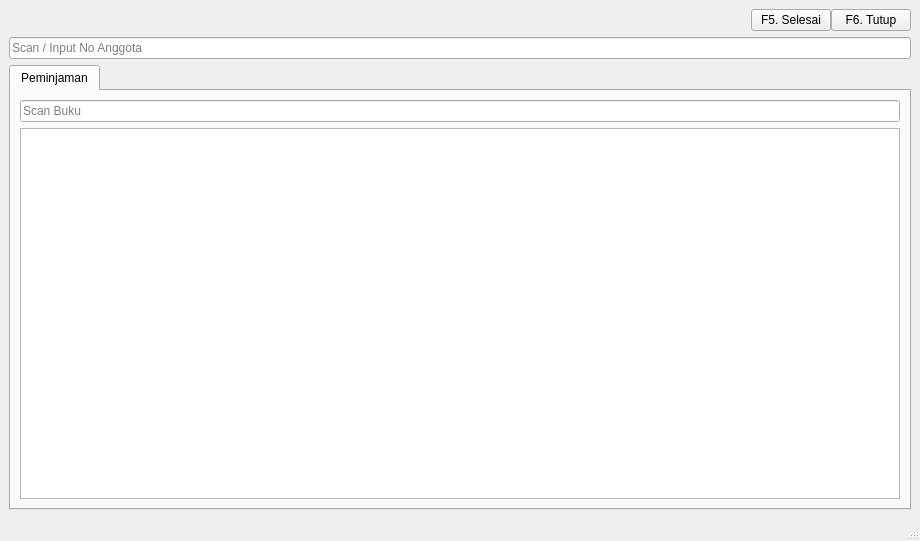
<?xml version="1.0" encoding="UTF-8"?>
<ui version="4.0">
 <class>Barcode</class>
 <widget class="QMainWindow" name="Barcode">
  <property name="geometry">
   <rect>
    <x>0</x>
    <y>0</y>
    <width>920</width>
    <height>541</height>
   </rect>
  </property>
  <property name="windowTitle">
   <string>Barcode Mode</string>
  </property>
  <widget class="QWidget" name="centralwidget">
   <layout class="QVBoxLayout" name="verticalLayout">
    <item>
     <layout class="QHBoxLayout" name="groupPeminjam">
      <property name="spacing">
       <number>0</number>
      </property>
      <property name="sizeConstraint">
       <enum>QLayout::SetMinimumSize</enum>
      </property>
      <item>
       <widget class="QLabel" name="lAnggotaPeminjam">
        <property name="styleSheet">
         <string notr="true">color: rgb(48, 48, 48);
font-size: 18px;
font-weight: bold;</string>
        </property>
        <property name="text">
         <string/>
        </property>
       </widget>
      </item>
      <item>
       <spacer name="horizontalSpacer">
        <property name="orientation">
         <enum>Qt::Horizontal</enum>
        </property>
        <property name="sizeHint" stdset="0">
         <size>
          <width>40</width>
          <height>20</height>
         </size>
        </property>
       </spacer>
      </item>
      <item>
       <widget class="QPushButton" name="bBarcodeSelesai">
        <property name="text">
         <string>F5. Selesai</string>
        </property>
        <property name="shortcut">
         <string>F5</string>
        </property>
       </widget>
      </item>
      <item>
       <widget class="QPushButton" name="bBarcodeTutup">
        <property name="text">
         <string>F6. Tutup</string>
        </property>
        <property name="shortcut">
         <string>F6</string>
        </property>
       </widget>
      </item>
     </layout>
    </item>
    <item>
     <widget class="QLineEdit" name="lScanAnggota">
      <property name="placeholderText">
       <string>Scan / Input No Anggota</string>
      </property>
     </widget>
    </item>
    <item>
     <widget class="QTabWidget" name="tabBarcode">
      <property name="enabled">
       <bool>true</bool>
      </property>
      <property name="currentIndex">
       <number>0</number>
      </property>
      <widget class="QWidget" name="tabBarcodePinjam">
       <attribute name="title">
        <string>Peminjaman</string>
       </attribute>
       <layout class="QVBoxLayout" name="verticalLayout_2">
        <item>
         <layout class="QHBoxLayout" name="horizontalLayout">
          <item>
           <widget class="QLineEdit" name="lScanBuku">
            <property name="placeholderText">
             <string>Scan Buku</string>
            </property>
           </widget>
          </item>
         </layout>
        </item>
        <item>
         <widget class="QTableView" name="tblPeminjaman">
          <property name="font">
           <font>
            <pointsize>8</pointsize>
           </font>
          </property>
          <property name="alternatingRowColors">
           <bool>true</bool>
          </property>
         </widget>
        </item>
       </layout>
      </widget>
     </widget>
    </item>
   </layout>
  </widget>
  <widget class="QStatusBar" name="statusbar">
   <property name="font">
    <font>
     <pointsize>8</pointsize>
    </font>
   </property>
  </widget>
 </widget>
 <resources/>
 <connections/>
</ui>
